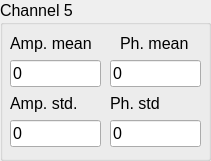
     <widget class="QGroupBox" name="groupBox_6">
      <property name="geometry">
       <rect>
        <x>660</x>
        <y>170</y>
        <width>211</width>
        <height>161</height>
       </rect>
      </property>
      <property name="font">
       <font>
        <pointsize>12</pointsize>
       </font>
      </property>
      <property name="title">
       <string>Channel 5</string>
      </property>
      <widget class="QLabel" name="txt_nbr_bram_44">
       <property name="geometry">
        <rect>
         <x>110</x>
         <y>90</y>
         <width>81</width>
         <height>27</height>
        </rect>
       </property>
       <property name="font">
        <font>
         <pointsize>12</pointsize>
        </font>
       </property>
       <property name="text">
        <string>Ph. std</string>
       </property>
      </widget>
      <widget class="QLabel" name="txt_nbr_bram_45">
       <property name="geometry">
        <rect>
         <x>120</x>
         <y>30</y>
         <width>81</width>
         <height>27</height>
        </rect>
       </property>
       <property name="font">
        <font>
         <pointsize>12</pointsize>
        </font>
       </property>
       <property name="text">
        <string>Ph. mean</string>
       </property>
      </widget>
      <widget class="QLineEdit" name="ui_ch5_phi">
       <property name="geometry">
        <rect>
         <x>110</x>
         <y>60</y>
         <width>91</width>
         <height>27</height>
        </rect>
       </property>
       <property name="font">
        <font>
         <pointsize>12</pointsize>
        </font>
       </property>
       <property name="text">
        <string>0</string>
       </property>
      </widget>
      <widget class="QLineEdit" name="ui_ch5_amp">
       <property name="geometry">
        <rect>
         <x>10</x>
         <y>60</y>
         <width>91</width>
         <height>27</height>
        </rect>
       </property>
       <property name="font">
        <font>
         <pointsize>12</pointsize>
        </font>
       </property>
       <property name="text">
        <string>0</string>
       </property>
      </widget>
      <widget class="QLabel" name="txt_nbr_bram_46">
       <property name="geometry">
        <rect>
         <x>10</x>
         <y>90</y>
         <width>81</width>
         <height>27</height>
        </rect>
       </property>
       <property name="font">
        <font>
         <pointsize>12</pointsize>
        </font>
       </property>
       <property name="text">
        <string>Amp. std.</string>
       </property>
      </widget>
      <widget class="QLabel" name="txt_nbr_bram_47">
       <property name="geometry">
        <rect>
         <x>10</x>
         <y>30</y>
         <width>91</width>
         <height>27</height>
        </rect>
       </property>
       <property name="font">
        <font>
         <pointsize>12</pointsize>
        </font>
       </property>
       <property name="text">
        <string>Amp. mean</string>
       </property>
      </widget>
      <widget class="QLineEdit" name="ui_ch5_amp_std">
       <property name="geometry">
        <rect>
         <x>10</x>
         <y>120</y>
         <width>91</width>
         <height>27</height>
        </rect>
       </property>
       <property name="font">
        <font>
         <pointsize>12</pointsize>
        </font>
       </property>
       <property name="text">
        <string>0</string>
       </property>
      </widget>
      <widget class="QLineEdit" name="ui_ch5_phi_std">
       <property name="geometry">
        <rect>
         <x>110</x>
         <y>120</y>
         <width>91</width>
         <height>27</height>
        </rect>
       </property>
       <property name="font">
        <font>
         <pointsize>12</pointsize>
        </font>
       </property>
       <property name="text">
        <string>0</string>
       </property>
      </widget>
     </widget>
